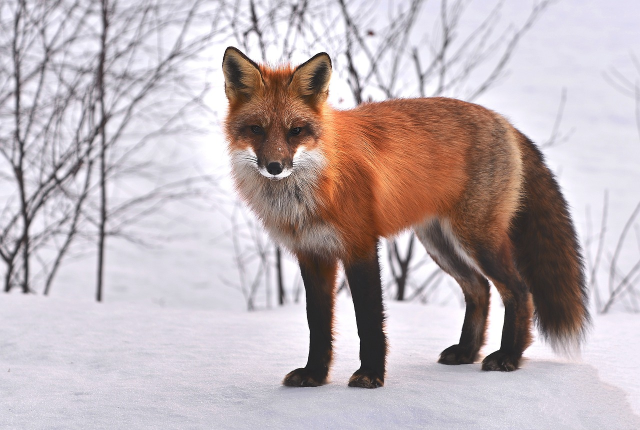
#> input picture Práctica 2/Images/fox.jpg, 1280 x 860 px, given in place of the camera (shown at 1/2 size)
$ jupyter execute 'Assignment 2. OpenCV demonstrator.ipynb'   (older library calls are emulated)   (text cells are left out)
#> lines starting #> are read from the running program, lines starting #| are printed output that depends on the picture; after the words box and inside, x2 and y2 are one past the last pixel; in counts of white or black regions, pixels touching at a corner belong together
[cell 1]
# Import necessary libraries
import numpy as np
import cv2

[cell 2]
# [39 lines left out: function getAndDrawCols, not called in this run]

[cell 3]
# [41 lines left out: function getAndDrawRows, not called in this run]

[cell 4]
# [30 lines left out: function pop_art, not called in this run]

[cell 5]
def zona_clara_oscura(frame):
    # Convert the input frame to grayscale
    grayimg = cv2.cvtColor(frame, cv2.COLOR_BGR2GRAY)

    # Get the indices of the brightest (max) and darkest (min) pixels in the grayscale image
    max = np.where(grayimg == np.amax(grayimg))
    min = np.where(grayimg == np.amin(grayimg))

    # Assign the coordinates of the darkest and brightest pixels to variables
    # The first occurrence is taken and this works well enough
    dx, dy, bx, by = min[1][0], min[0][0], max[1][0], max[0][0]

    # Draw circles around the darkest and brightest pixels
    # Green circle for the darkest pixel, red circle for the brightest pixel
    cv2.circle(frame, (dx, dy), 5, (0,255,0), 2)
    cv2.circle(frame, (bx, by), 5, (0,0,255), 2)

    # Draw the same circles on the grayscale image
    cv2.circle(grayimg, (dx, dy), 5, (255), 2)  # White circle for darkest pixel
    cv2.circle(grayimg, (bx, by), 5, (0), 2)    # Black circle for brightest pixel

    # Display the frame with the highlighted pixels
    cv2.imshow('Videocam', frame)

[cell 6]
# [6 lines left out: function eliminador_fondo, not called in this run]

[cell 7]
# [6 lines left out: function diferencia, not called in this run]

[cell 8]
# [9 lines left out: function diferencia_con_bordes_verticales, not called in this run]

[cell 9]
# [6 lines left out: function bordes_verticales, not called in this run]

[cell 10]
# [6 lines left out: function bordes_horizontales, not called in this run]

[cell 11]
# [9 lines left out: function bordes_verticales_y_horizontales, not called in this run]

[cell 12]
# [9 lines left out: function canny_output, not called in this run]

[cell 13]
# [10 lines left out: function umbralizado, not called in this run]

[cell 14]
# [13 lines left out: function canny_y_umbralizado, not called in this run]

[cell 15]
def switch(effect, frame, backSub, prevFrame):
    # Check the value of 'effect' and call the corresponding function
    if effect == 0:
        zona_clara_oscura(frame)  # Process frame to highlight light and dark areas
    elif effect == 1:
        pop_art(frame)  # Apply pop art effect to the frame
    elif effect == 2:
        eliminador_fondo(frame, backSub)  # Remove the background from the frame
    elif effect == 3:
        diferencia(frame, prevFrame)  # Show the difference between the current and previous frames
    elif effect == 4:
        diferencia_con_bordes_verticales(frame, prevFrame)  # Show the difference with vertical edges
    elif effect == 5:
        bordes_verticales(frame)  # Highlight vertical edges in the frame
    elif effect == 6:
        bordes_horizontales(frame)  # Highlight horizontal edges in the frame
    elif effect == 7:
        bordes_verticales_y_horizontales(frame)  # Highlight both vertical and horizontal edges
    elif effect == 8:
        canny_output(frame)  # Apply Canny edge detection to the frame
    elif effect == 9:
        umbralizado(frame)  # Apply binary thresholding to the frame
    elif effect == 10:
        canny_y_umbralizado(frame)  # Apply Canny edge detection followed by thresholding

[cell 16]
# Open a video capture object for the default camera (0)
vid = cv2.VideoCapture(0)

# Create a background subtractor using MOG2 method with specified parameters
backSub = cv2.createBackgroundSubtractorMOG2(history=100, varThreshold=50, detectShadows=True)

# Initialize the effect index
effect = 0

# Define the total number of effects available
number_of_effects = 10

# Initialize the previous frame variable
prevFrame = 0

while(True):
    # Read frame by frame from the video capture
    ret, frame = vid.read()
#> frame is the input picture: shape (860, 1280, 3); mean B, G, R 181.3, 178, 190.1

    if ret:
        # Apply a mirror effect on the input frame
        framem = cv2.flip(frame, 1)
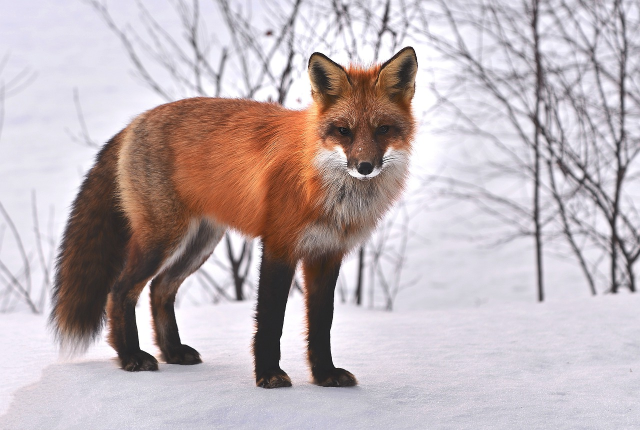
#> framem: shape (860, 1280, 3) (shown at 1/2 size); mean B, G, R 181.3, 178, 190.1
        # Call the switch function to apply the selected effect
        switch(effect, framem, backSub, prevFrame)
#> in zona_clara_oscura, `grayimg = cv2.cvtColor(frame, cv2.COLOR_BGR2GRAY)`:
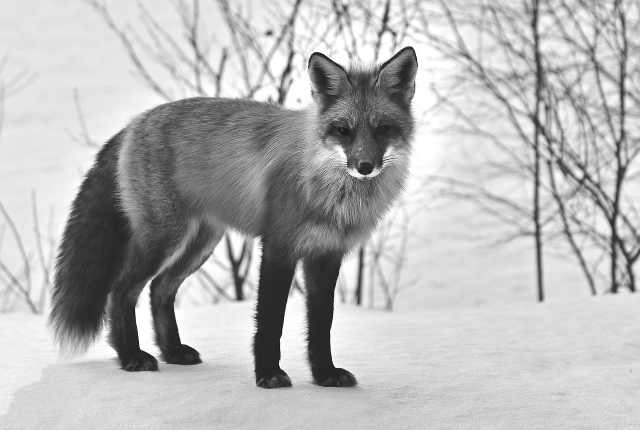
#> grayimg: shape (860, 1280) (shown at 1/2 size); min 0, max 255, mean 182
#> in zona_clara_oscura, `max = np.where(grayimg == np.amax(grayimg))`: max = 13218 positions, rows 17 to 740, columns 185 to 905
#> in zona_clara_oscura, `min = np.where(grayimg == np.amin(grayimg))`: min = 12 positions, rows 105 to 737, columns 283 to 773
#> in zona_clara_oscura, `dx, dy, bx, by = min[1][0], min[0][0], max[1][0], max[0][0]`: dx = 636; dy = 105; bx = 762; by = 17
#> in zona_clara_oscura, `cv2.circle(frame, (dx, dy), 5, (0,255,0), 2)`: frame: shape (860, 1280, 3); 0.01% of pixels changed, all inside (x1, y1, x2, y2) = (630, 99, 643, 112)
#> in zona_clara_oscura, `cv2.circle(frame, (bx, by), 5, (0,0,255), 2)`: frame: shape (860, 1280, 3); mean B, G, R 181.3, 178, 190.1
#> in zona_clara_oscura, `cv2.circle(grayimg, (bx, by), 5, (0), 2)`: grayimg: shape (860, 1280); min 0, max 255, mean 182
        # Update the previous frame to the current processed frame
        prevFrame = framem

    # Use keyboard input for interaction
    key = cv2.waitKey(33)
#> (key Esc is pressed here)

    # Press ESC key to exit the loop
    if key == 27:
        break
    # Press the right arrow key to show the next effect
    elif key == 39:
        effect += 1
        if effect > number_of_effects: effect = 0  # Reset to 0 if exceeds the number of effects
    # Press the left arrow key to show the previous effect
    elif key == 37:
        effect -= 1
        if effect < 0: effect = number_of_effects  # Reset to the maximum if below 0
    else:
        continue

# Release the video capture object when done
vid.release()

# Destroy all OpenCV windows
cv2.destroyAllWindows()

$ run again, on Práctica 2/Images/otter.jpg
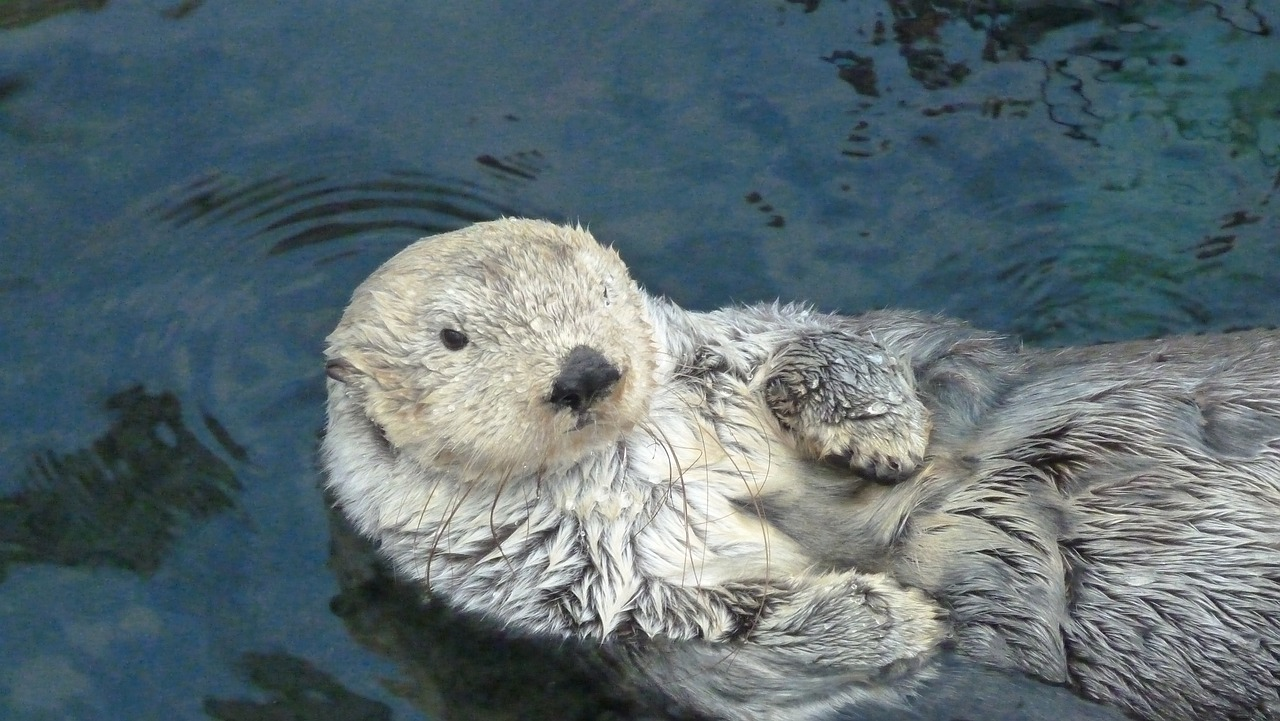
#> input picture Práctica 2/Images/otter.jpg, 1280 x 721 px, given in place of the camera
#> frame is the input picture: shape (721, 1280, 3); mean B, G, R 113.9, 108, 92.1
#> `framem = cv2.flip(frame, 1)`:
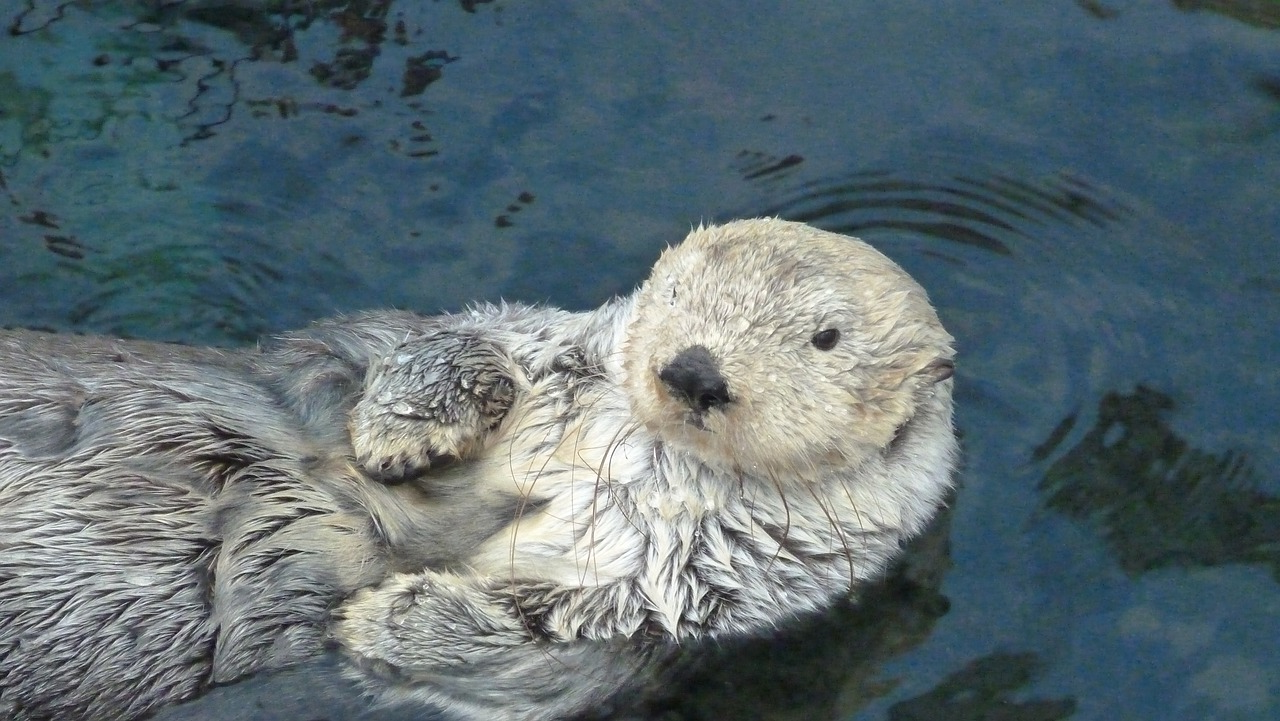
#> framem: shape (721, 1280, 3); mean B, G, R 113.9, 108, 92.1
#> in zona_clara_oscura, `grayimg = cv2.cvtColor(frame, cv2.COLOR_BGR2GRAY)`:
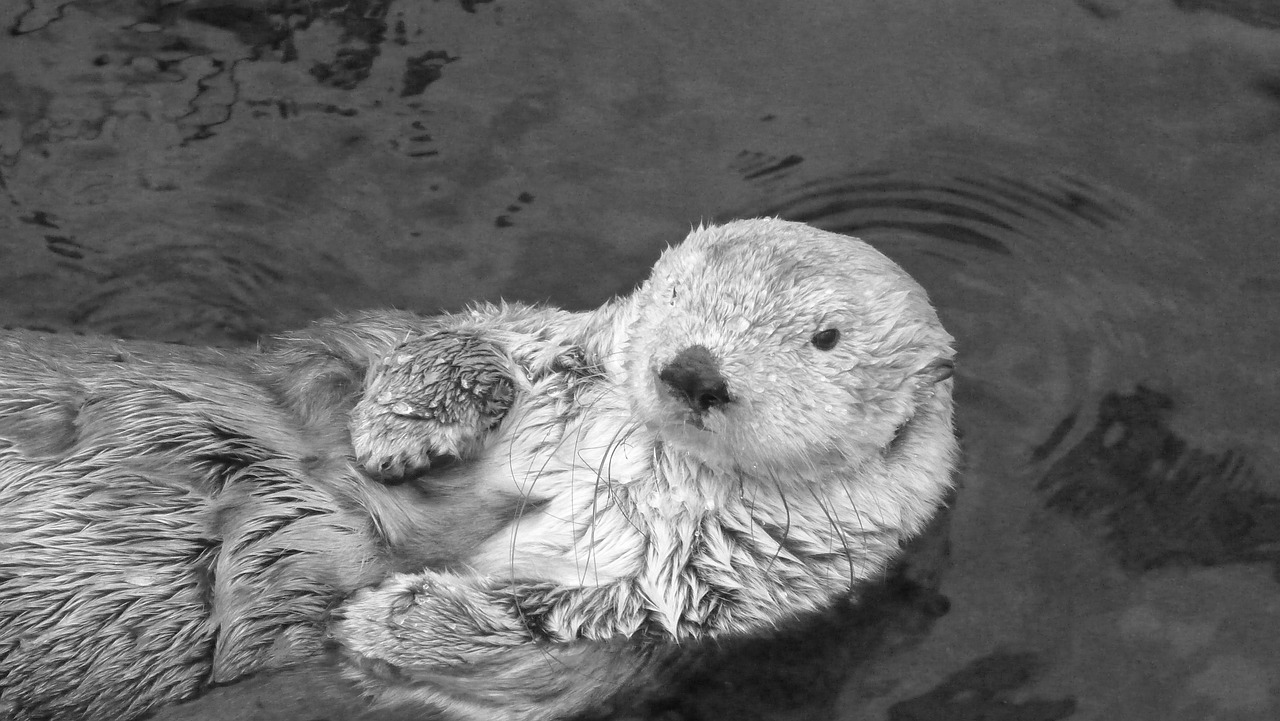
#> grayimg: shape (721, 1280); min 7, max 255, mean 103.9
#> max = 102 positions, rows 279 to 609, columns 384 to 846
#> min = ([674], [7])
#> dx = 7; dy = 674; bx = 671; by = 279
